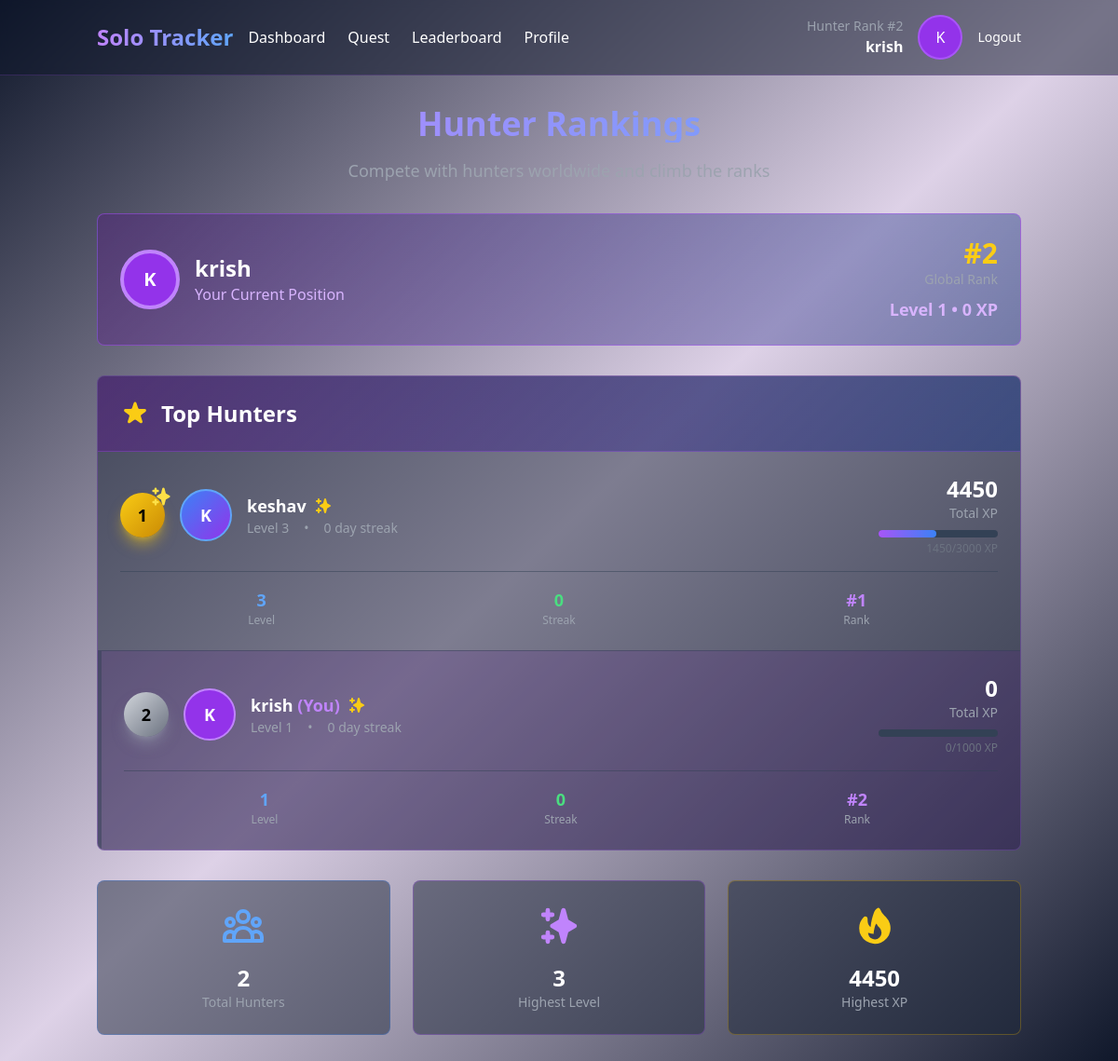
Page /leaderboard/ (signed in) on the committed database.
### solo_tracker/models.py (models this page shows, shortened)
class UserProfile(models.Model):
    user = models.OneToOneField(User, on_delete=models.CASCADE)
    level = models.IntegerField(default=1)
    current_xp = models.IntegerField(default=0)
    total_xp = models.IntegerField(default=0)
    streak = models.IntegerField(default=0)
    last_activity = models.DateField(default=timezone.now)
    avatar = models.ImageField(upload_to='avatars/', blank=True, null=True)
    strength = models.IntegerField(default=10)
    vitality = models.IntegerField(default=10)
    agility = models.IntegerField(default=10)
    intelligence = models.IntegerField(default=10)
    perception = models.IntegerField(default=10)
    job_class = models.CharField(max_length=50, default='Hunter')
    job_title = models.CharField(max_length=100, default='E-Rank Hunter')
    @property
    def rank(self):
        return UserProfile.objects.filter(total_xp__gt=self.total_xp).count() + 1

### solo_tracker/views.py (the view)
# urls.py: path('leaderboard/', views.leaderboard, name='leaderboard'),
@login_required
def leaderboard(request):
    leaderboard = UserProfile.objects.select_related('user').order_by('-total_xp')[:50]
    context = {
        'leaderboard': leaderboard,
        'user_profile': request.user.userprofile,
    }
    return render(request, 'solo_tracker/leaderboard.html', context)

### solo_tracker/templatetags/custom_filters.py (called while the page is built)
@register.filter
def mul(value, arg):
    return float(value) * float(arg)

@register.filter
def div(value, arg):
    try:
        return float(value) / float(arg)
    except ZeroDivisionError:
        return 0

### solo_tracker/templates/solo_tracker/leaderboard.html (shortened to what this page needs)
{% extends 'base.html' %}
{% load custom_filters %}
{% block content %}
<div class="max-w-6xl mx-auto">
    <div class="text-center mb-8">
        <h1 class="text-4xl font-bold bg-gradient-to-r from-purple-400 to-blue-400 bg-clip-text text-transparent mb-4">
        </h1>
        <p class="text-gray-400 text-lg">Compete with hunters worldwide and climb the ranks</p>
    </div>
    <div class="mb-8 bg-gradient-to-r from-purple-900/40 to-blue-900/40 border border-purple-500/50 rounded-lg p-6 glow-effect">
        <div class="flex items-center justify-between">
            <div class="flex items-center space-x-4">
                <div class="w-16 h-16 bg-purple-600 rounded-full flex items-center justify-center border-4 border-purple-400 text-xl font-bold">
                    {{ user.username|first|upper }}
                </div>
                <div>
                    <h2 class="text-2xl font-bold text-white">{{ user.username }}</h2>
                    <p class="text-purple-300">Your Current Position</p>
                </div>
            </div>
            <div class="text-right">
                <div class="text-3xl font-bold text-yellow-400">#{{ user_profile.rank }}</div>
                <div class="text-sm text-gray-400">Global Rank</div>
                <div class="text-lg font-semibold text-purple-300 mt-2">
                    Level {{ user_profile.level }} • {{ user_profile.total_xp|floatformat:0 }} XP
                </div>
            </div>
        </div>
    </div>
    <div class="bg-slate-800/50 border border-purple-500/30 rounded-lg overflow-hidden">
        <div class="bg-gradient-to-r from-purple-900/50 to-blue-900/50 p-6 border-b border-purple-500/30">
            <h2 class="text-2xl font-bold flex items-center space-x-3">
                <span>Top Hunters</span>
            </h2>
        </div>
        <div class="divide-y divide-slate-700/50">
            {% for entry in leaderboard %}
            <div class="p-6 hover:bg-slate-700/30 transition-all duration-300
                {% if entry.user == user %}bg-purple-900/20 border-l-4 border-purple-500{% endif %}">
                <div class="flex items-center justify-between">
                    <div class="flex items-center space-x-4">
                        <div class="relative">
                            {% if forloop.counter <= 3 %}
                                <div class="w-12 h-12 rounded-full flex items-center justify-center text-lg font-bold relative
                                    {% if forloop.counter == 1 %}bg-gradient-to-br from-yellow-400 to-yellow-600 text-black shadow-lg shadow-yellow-400/50
                                    {% elif forloop.counter == 2 %}bg-gradient-to-br from-gray-300 to-gray-500 text-black shadow-lg shadow-gray-400/50
                                    {% elif forloop.counter == 3 %}bg-gradient-to-br from-orange-400 to-orange-600 text-black shadow-lg shadow-orange-400/50
                                    {% endif %}">
                                    {{ forloop.counter }}
                                </div>
                            {% else %}
                                <div class="w-12 h-12 rounded-full flex items-center justify-center text-lg font-bold bg-slate-600 text-white border-2 border-slate-500">
                                    {{ forloop.counter }}
                                </div>
                            {% endif %}
                        </div>
                        <div class="w-14 h-14 rounded-full flex items-center justify-center text-lg font-bold border-2
                            {% if entry.user == user %}bg-purple-600 border-purple-400
                            {% elif forloop.counter <= 3 %}bg-gradient-to-br from-blue-500 to-purple-600 border-blue-400
                            {% else %}bg-slate-600 border-slate-500{% endif %}">
                            {{ entry.user.username|first|upper }}
                        </div>
                        <div>
                            <div class="flex items-center space-x-2">
                                <h3 class="text-lg font-bold text-white">
                                    {% if entry.user == user %}
                                        {{ entry.user.username }} <span class="text-purple-400">(You)</span>
                                    {% else %}
                                        {{ entry.user.username }}
                                    {% endif %}
                                </h3>
                            </div>
                            <div class="flex items-center space-x-4 text-sm text-gray-400">
                                <span>Level {{ entry.level }}</span>
                                <span>•</span>
                                <span>{{ entry.streak }} day streak</span>
                            </div>
                        </div>
                    </div>
                    <div class="text-right">
                        <div class="text-2xl font-bold text-white">{{ entry.total_xp|floatformat:0 }}</div>
                        <div class="text-sm text-gray-400">Total XP</div>
                        <div class="mt-2">
                            <div class="w-32 bg-slate-700 rounded-full h-2">
                                <div class="bg-gradient-to-r from-purple-500 to-blue-500 h-2 rounded-full"
                                    style="width: {{ entry.current_xp|div:entry.level|div:1000|mul:100 }}%"></div>
                            </div>
                            <div class="text-xs text-gray-500 mt-1">{{ entry.current_xp }}/{{ entry.level }}000 XP</div>
                        </div>
                    </div>
                </div>
                {% if forloop.counter <= 3 %}
                <div class="mt-4 pt-4 border-t border-slate-700/50">
                    <div class="grid grid-cols-3 gap-4 text-center">
                        <div>
                            <div class="text-lg font-bold text-blue-400">{{ entry.level }}</div>
                            <div class="text-xs text-gray-400">Level</div>
                        </div>
                        <div>
                            <div class="text-lg font-bold text-green-400">{{ entry.streak }}</div>
                            <div class="text-xs text-gray-400">Streak</div>
                        </div>
                        <div>
                            <div class="text-lg font-bold text-purple-400">#{{ forloop.counter }}</div>
                            <div class="text-xs text-gray-400">Rank</div>
                        </div>
                    </div>
                </div>
                {% endif %}
            </div>
            {% endfor %}
        </div>
    </div>
    <div class="mt-8 grid grid-cols-1 md:grid-cols-3 gap-6">
        <div class="bg-slate-800/50 border border-blue-500/30 rounded-lg p-6 text-center">
            <div class="text-2xl font-bold text-white">{{ leaderboard|length }}</div>
            <div class="text-sm text-gray-400">Total Hunters</div>
        </div>
        <div class="bg-slate-800/50 border border-purple-500/30 rounded-lg p-6 text-center">
            <div class="text-2xl font-bold text-white">
                {% if leaderboard %}{{ leaderboard.0.level }}{% else %}0{% endif %}
            </div>
            <div class="text-sm text-gray-400">Highest Level</div>
        </div>
        <div class="bg-slate-800/50 border border-yellow-500/30 rounded-lg p-6 text-center">
            <div class="text-2xl font-bold text-white">
                {% if leaderboard %}{{ leaderboard.0.total_xp|floatformat:0 }}{% else %}0{% endif %}
            </div>
            <div class="text-sm text-gray-400">Highest XP</div>
        </div>
    </div>
</div>
{% endblock %}

### solo_tracker/templates/base.html (shortened to what this page needs)
<!DOCTYPE html>
<html lang="en" class="dark">
<head>
    <script src="https://cdn.tailwindcss.com"></script>
</head>
<body class="bg-gradient-to-br from-slate-900 via-purple-900/20 to-slate-900 text-white min-h-screen">
    <nav class="border-b border-purple-500/20 bg-slate-900/50 backdrop-blur-sm">
        <div class="container mx-auto px-4 py-4">
            <div class="flex items-center justify-between">
                <div class="flex items-center space-x-4">
                    <a href="{% url 'solo_tracker:dashboard' %}" class="text-2xl font-bold bg-gradient-to-r from-purple-400 to-blue-400 bg-clip-text text-transparent">
                    </a>
                    <div class="hidden md:flex space-x-6">
                        <a href="{% url 'solo_tracker:dashboard' %}" class="hover:text-purple-400 transition-colors">Dashboard</a>
                        <a href="{% url 'solo_tracker:create_quest' %}" class="hover:text-purple-400 transition-colors">Quest</a>
                        <a href="{% url 'solo_tracker:leaderboard' %}" class="hover:text-purple-400 transition-colors">Leaderboard</a>
                        <a href="{% url 'solo_tracker:profile' %}" class="hover:text-purple-400 transition-colors">Profile</a>
                    </div>
                </div>
                {% if user.is_authenticated %}
                <div class="flex items-center space-x-4">
                    <div class="text-right">
                        <div class="text-sm text-gray-400">Hunter Rank #{{ user.userprofile.rank }}</div>
                        <div class="font-semibold">{{ user.username }}</div>
                    </div>
                    <div class="w-12 h-12 bg-purple-600 rounded-full flex items-center justify-center border-2 border-purple-500">
                        {{ user.username|first|upper }}
                    </div>
                    <a href="{% url 'solo_tracker:logout' %}" class="text-sm hover:text-purple-400">Logout</a>
                </div>
                {% else %}
                <div class="space-x-4">
                    <a href="{% url 'solo_tracker:login' %}" class="hover:text-purple-400">Login</a>
                    <a href="{% url 'solo_tracker:register' %}" class="bg-purple-600 hover:bg-purple-700 px-4 py-2 rounded-lg">Register</a>
                </div>
                {% endif %}
            </div>
        </div>
    </nav>
    <main class="container mx-auto px-4 py-8">
        {% block content %}
        {% endblock %}
    </main>
</body>
</html>

### solo_tracker/templates/base.html (style rules this page uses)
.glow-effect { animation: glow 2s ease-in-out infinite; }

### rows in the picture
UserProfile: rank "2", level "1", total_xp "0", user.username|first "K", user.username "krish", streak "0", current_xp "0"
UserProfile: user.username|first "K", user.username "keshav", level "3", streak "0", total_xp "4450", current_xp "1450"

### other values in the picture
{{ user.userprofile.rank }} "2"
{{ user.username }} "krish"
{{ user.username|first|upper }} "K"
{{ leaderboard|length }} "2"
